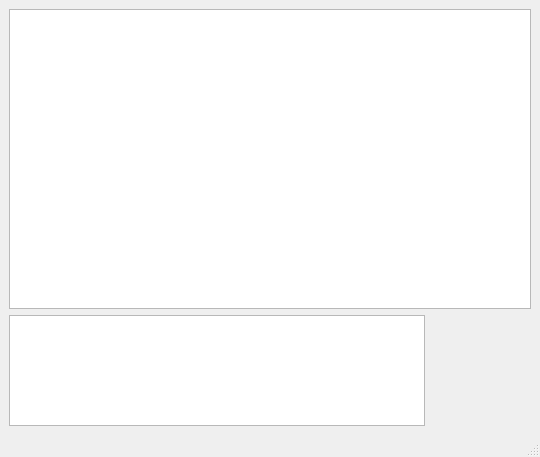
<?xml version="1.0" encoding="UTF-8"?>
<ui version="4.0">
 <class>MainWindow</class>
 <widget class="QMainWindow" name="MainWindow">
  <property name="geometry">
   <rect>
    <x>0</x>
    <y>0</y>
    <width>540</width>
    <height>457</height>
   </rect>
  </property>
  <property name="windowTitle">
   <string>MainWindow</string>
  </property>
  <widget class="QWidget" name="centralwidget">
   <layout class="QHBoxLayout" name="horizontalLayout">
    <item>
     <layout class="QGridLayout" name="gridLayout">
      <item row="1" column="0">
       <widget class="QTextEdit" name="plane_send">
        <property name="minimumSize">
         <size>
          <width>400</width>
          <height>50</height>
         </size>
        </property>
        <property name="maximumSize">
         <size>
          <width>600</width>
          <height>150</height>
         </size>
        </property>
       </widget>
      </item>
      <item row="1" column="1">
       <widget class="QPushButton" name="butt_send">
        <property name="minimumSize">
         <size>
          <width>100</width>
          <height>60</height>
         </size>
        </property>
        <property name="maximumSize">
         <size>
          <width>160</width>
          <height>60</height>
         </size>
        </property>
        <property name="sizeIncrement">
         <size>
          <width>0</width>
          <height>0</height>
         </size>
        </property>
        <property name="text">
         <string/>
        </property>
        <property name="flat">
         <bool>true</bool>
        </property>
       </widget>
      </item>
      <item row="0" column="0" colspan="2">
       <widget class="QTextEdit" name="plane_recv">
        <property name="minimumSize">
         <size>
          <width>500</width>
          <height>300</height>
         </size>
        </property>
        <property name="maximumSize">
         <size>
          <width>760</width>
          <height>400</height>
         </size>
        </property>
       </widget>
      </item>
     </layout>
    </item>
   </layout>
  </widget>
  <widget class="QMenuBar" name="menubar">
   <property name="geometry">
    <rect>
     <x>0</x>
     <y>0</y>
     <width>540</width>
     <height>24</height>
    </rect>
   </property>
  </widget>
  <widget class="QStatusBar" name="statusbar"/>
 </widget>
 <resources/>
 <connections/>
</ui>
